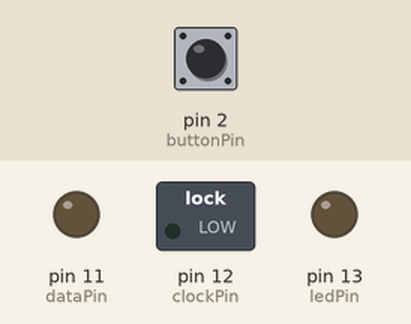
Recording of a sketch running on a simulated Arduino Uno, built with avr-gcc and run on an emulated ATmega328P. Parts: switched loads named in the sketch (green lamp = pin HIGH), output pins drawn as LEDs (lit = HIGH). Inputs (shaded band) come from the test bench; at power-on: pin 2 (buttonPin) LOW. Pins used as bus, display or sensor lines are not drawn.

Above: at 1.2 s.
1.3 s: pin 2 (buttonPin) pulled HIGH for 0.15 s
At 1.42 s:
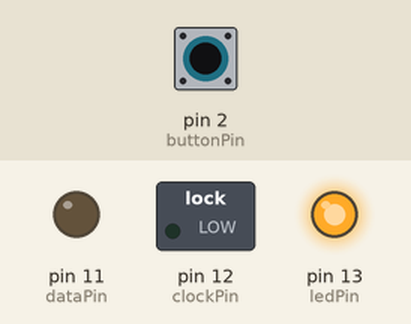
2.9 s: pin 2 (buttonPin) pulled HIGH for 3.2 s
At 7.1 s:
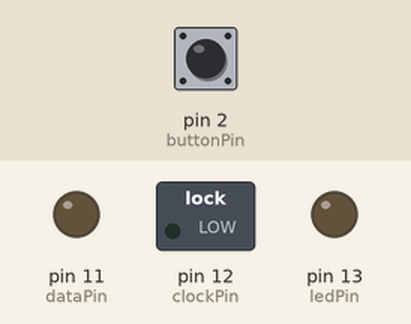
Timing chart, 0 to 8.6 s (numbered marks = the images above; inputs shaded):
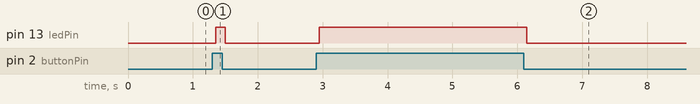

Measured:
- after the input at 1.3 s, pin 13 (ledPin): LOW → HIGH after 0.05 s, → LOW 0.15 s later
- after the input at 2.9 s, pin 13 (ledPin): LOW → HIGH after 0.05 s, → LOW 3.2 s later

The sketch:

morse-intrepreter.ino
```cpp
const int buttonPin = 2; // pushbutton pin
const int latchPin = 8;  // latch pin - pin12
const int dataPin = 11;   // data pin - pin14
const int clockPin = 12;  // clock pin - pin11
const int ledPin = 13;   // LED pin
const int cath_col = 5;  // 5 cathode columns
const int COLS[] = {7, 3, 4 ,9, 5};   // arduino pins -> resistor -> 5 cathode columns


const unsigned char ZERO[] = {0x41, 0x41, 0x41, 0x7F,0x7F};
const unsigned char ONE[] = {0x0, 0x0, 0x0, 0x0, 0x7F};
const unsigned char TWO[] = {0x49, 0x49, 0x49,0x4F,0x79};
const unsigned char THREE[] = {0x49, 0x49, 0x49, 0x49,0x7F};
const unsigned char FOUR[] = {0x8, 0x8, 0x8, 0x78,0x7F};
const unsigned char FIVE[] = {0x49, 0x49, 0x49,0x79,0x4F};
const unsigned char SIX[] = {0x49, 0x49, 0x49, 0x7F,0x4F};
const unsigned char SEVEN[] = {0x40, 0x40, 0x40, 0x7F, 0x40};
const unsigned char EIGHT[] = {0x49, 0x49, 0x49,0x7F,0x7F};
const unsigned char NINE[] = {0x49, 0x49, 0x49, 0x79,0x7F};
const unsigned char ERROR_INPUT[] = {0x14, 0x8, 0x14, 0x63,0x63};
const unsigned char* DIGITS[] = { ZERO, ONE, TWO, THREE, FOUR, FIVE, SIX, SEVEN, EIGHT, NINE};\
const int num_press = 5; // maximum num of pushes to record input
const long DOT_TIME = 300; //time limit for dot

// the debouncing algorithm : https://www.arduino.cc/en/Tutorial/Debounce

// variables that will change:
int buttonState = 0;                     // the current reading from the input pin
int lastButtonState = LOW;               // for debouncing (taken from https://www.arduino.cc/en/Tutorial/Debounce)
long lastDebounceTime = 0;               // the last time the output pin was toggled
long debounceDelay = 50;                 // the debounce time; increase if the output flickers
long lastTime = 0;                       // Last recorded timestamp  (used for mesuring duration)
boolean buttonWasPressed = false;        // Indicator of whether button was pressed in the last cycle
byte inputSignals[num_press];          // Input signal buffer
int inputSignalIndex = 0;                // Index into the input signal buffer

void resetInputSignals() {               // Reset the input signal buffer and index
  memset(inputSignals, 0, num_press);  // reset each element in array to 0
  inputSignalIndex = 0;
}

int translateInput(byte input[]) {
  int num; bool flag = 0;                 // create num and flag variabls
  if (input[0] == 0)                     // if first byte is 0 - i.e. a dot:
    num = 1;                              // num must be between 1 and 5. start at 1
  else                                    // otherwise:
    num = 6;                              // num must be between 6 and 9, or 0. start at 6
  // loop through the rest of the morse signals to determine the num
  for (int i = 1; i < num_press; i++) {
    if (input[i] == input[0] && flag)     // handles error morse input
        return -1;                        // returns error morse code input
    else if (input[i] == input[0])        // if the first byte is equal to the current signal:
      num++;                              // increment the num
    else                                  // otherwise:
      flag = 1;
  }
  return num % 10;                        // returns num modulus 10 to handle the case of '0'
}

void displayOnLEDMatrix(int num) {
  const unsigned char* LED_DISPLAY;        // current led display pattern
  if (num == -1)                          // error
    LED_DISPLAY = ERROR_INPUT;            // display 'X'
  else                                    // else
    LED_DISPLAY = DIGITS[num];     // display current num
  for (int num_loops = 0 ; num_loops < 1000; num_loops++){    // loop it 1000 times for persistance of vision
    for(int i = 0; i < cath_col; i++) {
         digitalWrite(COLS[i],LOW);       // turn cathode to GND (on)
         digitalWrite(latchPin, LOW);     // turn latch off
         shiftOut(dataPin, clockPin, MSBFIRST, LED_DISPLAY[i]);    // enter data
         digitalWrite(COLS[i],HIGH);      // turn cathode off
         digitalWrite(latchPin, HIGH);    // turn latch on to output the data
    }
    delay(6);                           // display for 6ms
   }
}

void setup() {
  pinMode(buttonPin, INPUT);              // set button as input pin
  pinMode(latchPin, OUTPUT);              // set latch as output pin
  pinMode(clockPin, OUTPUT);              // set clock as output pin
  pinMode(dataPin, OUTPUT);               // set data as output pin
  pinMode(ledPin, OUTPUT);                // set led as output pin
  for(int i = 0; i < cath_col; i++) {     // loop through each col
    pinMode(COLS[i], OUTPUT);             // set col pin as output
    digitalWrite(COLS[i], HIGH);          // turn cathodes off
  }
  Serial.begin(9600);                     // init the serial port
  resetInputSignals();                    // reset input signal buffer
}
//debounce

void loop() {
  // read the state of the switch into a local variable:
  int reading = digitalRead(buttonPin);   // get the current button state
  long currTime = millis();               // get the current timestamp
  long duration = currTime - lastTime;    // get elapsed time

  if (reading != lastButtonState)         // if the switch changed, due to noise or pressing:
    lastDebounceTime = millis();
  if ((millis() - lastDebounceTime) > debounceDelay) {
    if (reading != buttonState)
      buttonState = reading;
  }
  digitalWrite(ledPin, buttonState);
  lastButtonState = reading;

  if (buttonState == HIGH) {               // if the button is pressed (DEBOUNCED)
    if (!buttonWasPressed) {               // and the button was not pressed before
      buttonWasPressed = true;             // remember the button press
      lastTime = currTime;                 // record the time of the button press
    }                                      // end of if (button was not pressed)
  } else {                                 // the button is not pressed
    if (buttonWasPressed) {                // the button was just released

      if (duration < DOT_TIME){         // Check if duration exceeds DOT cutoff
        inputSignals[inputSignalIndex] = 0;
      }
      else{                                 // otherwise
        inputSignals[inputSignalIndex] = 1;// remember the DASH

      }
    inputSignalIndex++;                    // advances to the next signal buffer
    buttonWasPressed = false;              // consume previous button press
    lastTime = currTime;                   // record the time the button was released
    } else {                               // the button was not just released
      if (inputSignalIndex == num_press) {        // if the buffer is full

        int currNum = translateInput(inputSignals); // get num from morse code
        displayOnLEDMatrix(currNum);       // call function to display digit on led matrix
        resetInputSignals();               // reset the input signal buffer
      }
    }
  }
}
```
